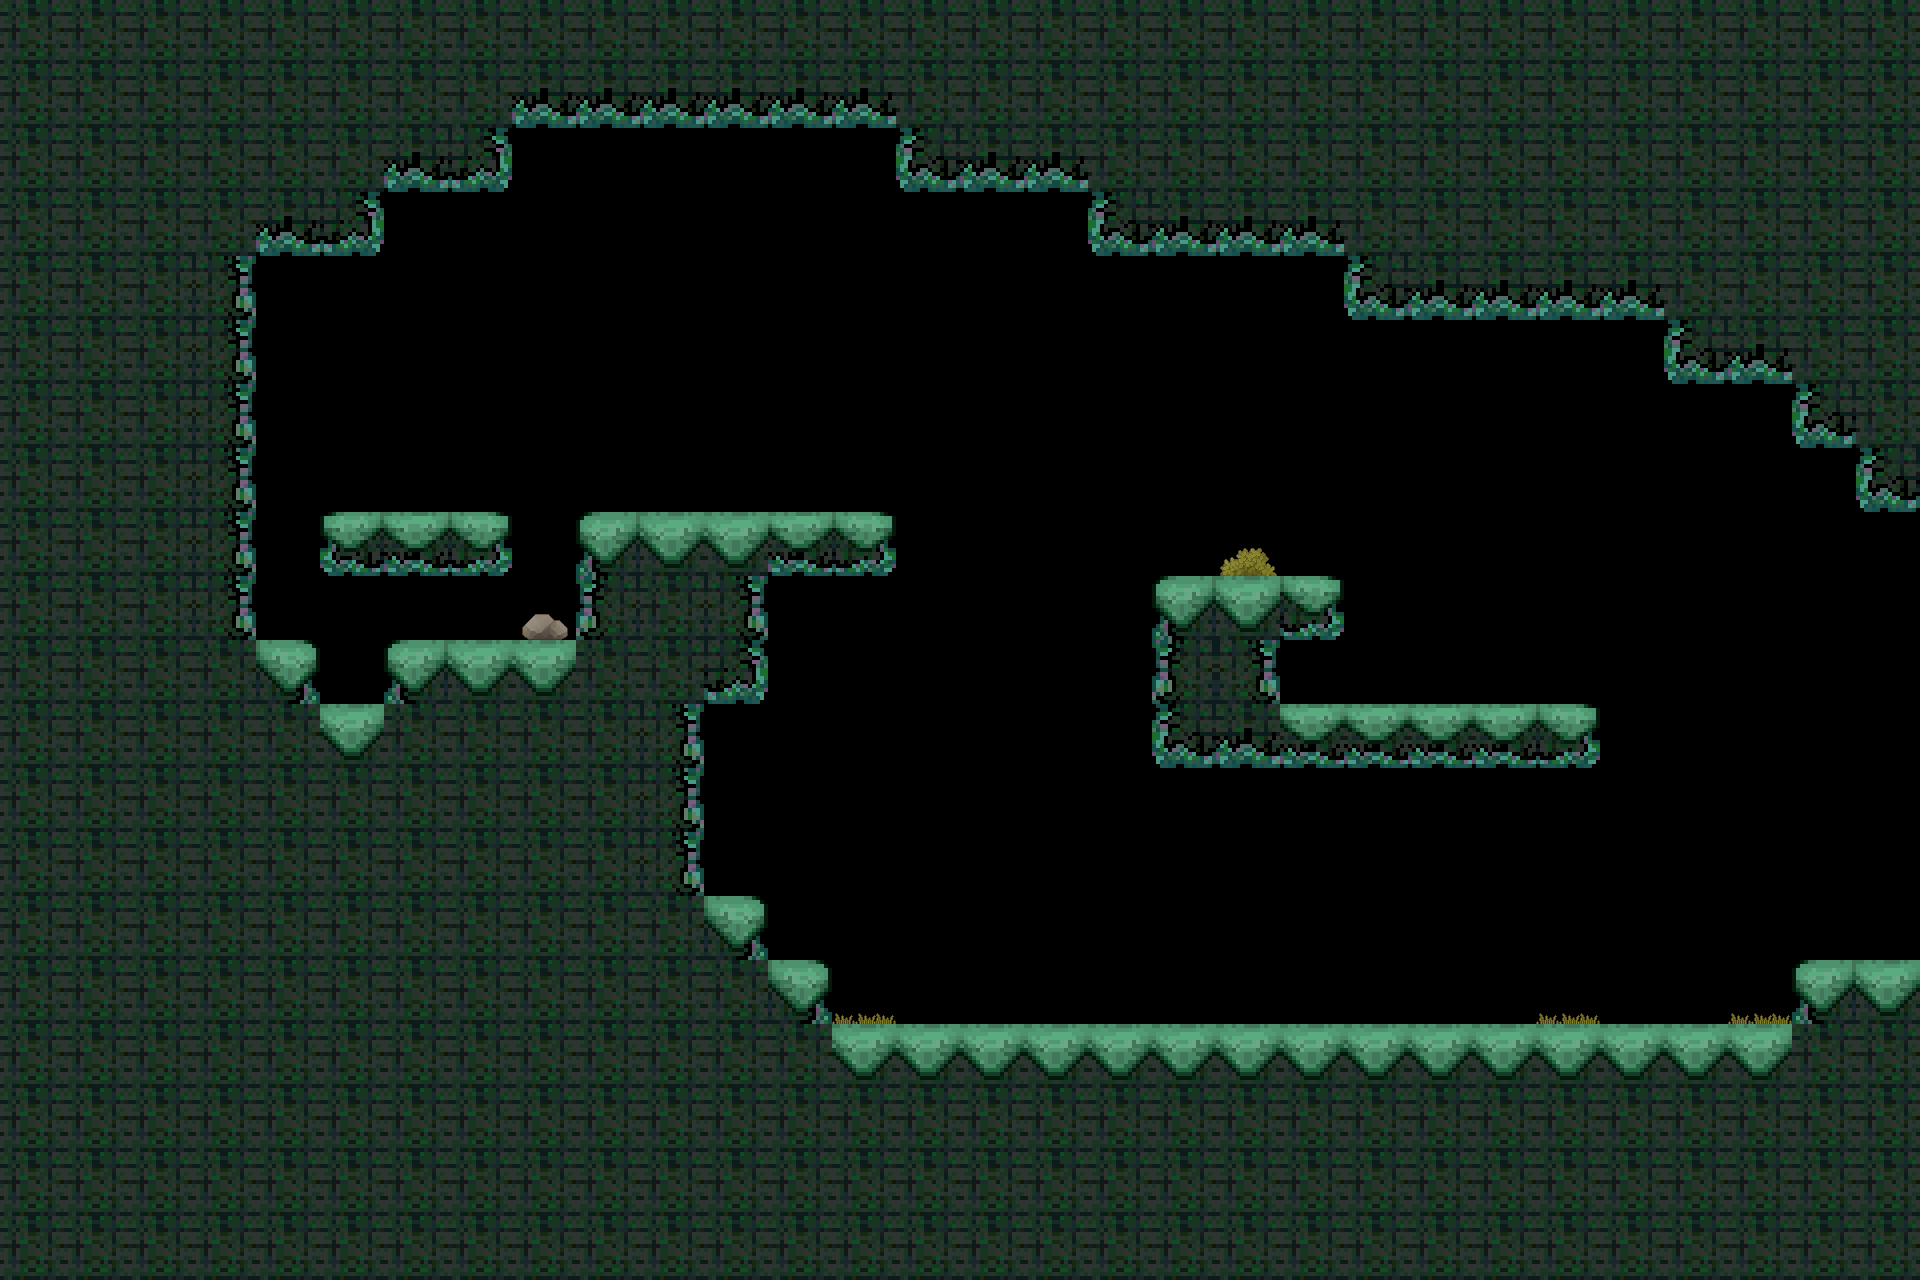

Below is a game level as drawn by its tile map, then a one-line description and the .tmx file that defines it, in full:
An orthogonal 30x20 tile map with 64x64 px tiles, 2 tile layers (tiles, deco), 2 tilesets and 9 objects (E, end).

<map version="1.4" tiledversion="1.4.3" orientation="orthogonal" renderorder="right-down" width="30" height="20" tilewidth="64" tileheight="64" infinite="0" nextlayerid="6" nextobjectid="19">
 <tileset firstgid="1" source="../level0.tsx" />
 <tileset firstgid="17" source="../deco1.tsx" />
 <layer id="1" name="tiles" width="30" height="20">
  <data encoding="csv">
6,6,6,6,6,6,6,6,6,6,6,6,6,6,6,6,6,6,6,6,6,6,6,6,6,6,6,6,6,6,
6,6,6,6,6,6,6,6,10,10,10,10,10,10,6,6,6,6,6,6,6,6,6,6,6,6,6,6,6,6,
6,6,6,6,6,6,10,11,0,0,0,0,0,0,9,10,10,6,6,6,6,6,6,6,6,6,6,6,6,6,
6,6,6,6,10,11,0,0,0,0,0,0,0,0,0,0,0,9,10,10,10,6,6,6,6,6,6,6,6,6,
6,6,6,7,0,0,0,0,0,0,0,0,0,0,0,0,0,0,0,0,0,9,10,10,10,10,6,6,6,6,
6,6,6,7,0,0,0,0,0,0,0,0,0,0,0,0,0,0,0,0,0,0,0,0,0,0,9,10,6,6,
6,6,6,7,0,0,0,0,0,0,0,0,0,0,0,0,0,0,0,0,0,0,0,0,0,0,0,0,9,6,
6,6,6,7,0,0,0,0,0,0,0,0,0,0,0,0,0,0,0,0,0,0,0,0,0,0,0,0,0,9,
6,6,6,7,0,13,14,15,0,1,2,2,14,15,0,0,0,0,0,0,0,0,0,0,0,0,0,0,0,0,
6,6,6,7,0,0,0,0,0,5,6,7,0,0,0,0,0,0,1,2,15,0,0,0,0,0,0,0,0,0,
6,6,6,6,3,0,1,2,2,6,6,11,0,0,0,0,0,0,5,7,0,0,0,0,0,0,0,0,0,0,
6,6,6,6,6,2,6,6,6,6,7,0,0,0,0,0,0,0,9,10,14,14,14,14,15,0,0,0,0,0,
6,6,6,6,6,6,6,6,6,6,7,0,0,0,0,0,0,0,0,0,0,0,0,0,0,0,0,0,0,0,
6,6,6,6,6,6,6,6,6,6,7,0,0,0,0,0,0,0,0,0,0,0,0,0,0,0,0,0,0,0,
6,6,6,6,6,6,6,6,6,6,6,3,0,0,0,0,0,0,0,0,0,0,0,0,0,0,0,0,0,0,
6,6,6,6,6,6,6,6,6,6,6,6,3,0,0,0,0,0,0,0,0,0,0,0,0,0,0,0,1,2,
6,6,6,6,6,6,6,6,6,6,6,6,6,2,2,2,2,2,2,2,2,2,2,2,2,2,2,2,6,6,
6,6,6,6,6,6,6,6,6,6,6,6,6,6,6,6,6,6,6,6,6,6,6,6,6,6,6,6,6,6,
6,6,6,6,6,6,6,6,6,6,6,6,6,6,6,6,6,6,6,6,6,6,6,6,6,6,6,6,6,6,
6,6,6,6,6,6,6,6,6,6,6,6,6,6,6,6,6,6,6,6,6,6,6,6,6,6,6,6,6,6
</data>
 </layer>
 <layer id="5" name="deco" width="30" height="20">
  <data encoding="csv">
0,0,0,0,0,0,0,0,0,0,0,0,0,0,0,0,0,0,0,0,0,0,0,0,0,0,0,0,0,0,
0,0,0,0,0,0,0,0,0,0,0,0,0,0,0,0,0,0,0,0,0,0,0,0,0,0,0,0,0,0,
0,0,0,0,0,0,0,0,0,0,0,0,0,0,0,0,0,0,0,0,0,0,0,0,0,0,0,0,0,0,
0,0,0,0,0,0,0,0,0,0,0,0,0,0,0,0,0,0,0,0,0,0,0,0,0,0,0,0,0,0,
0,0,0,0,0,0,0,0,0,0,0,0,0,0,0,0,0,0,0,0,0,0,0,0,0,0,0,0,0,0,
0,0,0,0,0,0,0,0,0,0,0,0,0,0,0,0,0,0,0,0,0,0,0,0,0,0,0,0,0,0,
0,0,0,0,0,0,0,0,0,0,0,0,0,0,0,0,0,0,0,0,0,0,0,0,0,0,0,0,0,0,
0,0,0,0,0,0,0,0,0,0,0,0,0,0,0,0,0,0,0,0,0,0,0,0,0,0,0,0,0,0,
0,0,0,0,0,0,0,0,0,0,0,0,0,0,0,0,0,0,0,17,0,0,0,0,0,0,0,0,0,0,
0,0,0,0,0,0,0,0,23,0,0,0,0,0,0,0,0,0,0,0,0,0,0,0,0,0,0,0,0,0,
0,0,0,0,0,0,0,0,0,0,0,0,0,0,0,0,0,0,0,0,0,0,0,0,0,0,0,0,0,0,
0,0,0,0,0,0,0,0,0,0,0,0,0,0,0,0,0,0,0,0,0,0,0,0,0,0,0,0,0,0,
0,0,0,0,0,0,0,0,0,0,0,0,0,0,0,0,0,0,0,0,0,0,0,0,0,0,0,0,0,0,
0,0,0,0,0,0,0,0,0,0,0,0,0,0,0,0,0,0,0,0,0,0,0,0,0,0,0,0,0,0,
0,0,0,0,0,0,0,0,0,0,0,0,0,0,0,0,0,0,0,0,0,0,0,0,0,0,0,0,0,0,
0,0,0,0,0,0,0,0,0,0,0,0,0,32,0,0,0,0,0,0,0,0,0,0,32,0,0,32,0,0,
0,0,0,0,0,0,0,0,0,0,0,0,0,0,0,0,0,0,0,0,0,0,0,0,0,0,0,0,0,0,
0,0,0,0,0,0,0,0,0,0,0,0,0,0,0,0,0,0,0,0,0,0,0,0,0,0,0,0,0,0,
0,0,0,0,0,0,0,0,0,0,0,0,0,0,0,0,0,0,0,0,0,0,0,0,0,0,0,0,0,0,
0,0,0,0,0,0,0,0,0,0,0,0,0,0,0,0,0,0,0,0,0,0,0,0,0,0,0,0,0,0
</data>
 </layer>
 <objectgroup id="3" name="conx">
  <object id="7" name="E" x="1856" y="523.333" width="64" height="406.667" />
 </objectgroup>
 <objectgroup id="4" name="spawns">
  <object id="4" name="end" x="427.185" y="462.337">
   <point />
  </object>
  <object id="8" x="1216" y="512">
   <point />
  </object>
  <object id="9" x="1023.48" y="950.067">
   <point />
  </object>
  <object id="11" x="757.895" y="444.804">
   <point />
  </object>
 </objectgroup>
 <objectgroup id="2" name="collision">
  <object id="1" x="0" y="0">
   <polygon points="0,0 1920,0 1920,512 1856,512 1856,448 1792,448 1792,384 1664,384 1664,320 1344,320 1344,256 1088,256 1088,192 896,192 896,128 512,128 512,192 384,192 384,256 256,256 256,640 320,640 320,704 384,704 384,640 576,640 576,512 896,512 896,576 768,576 768,704 704,704 704,896 768,896 768,960 832,960 832,1024 1792,1024 1792,960 1920,960 1920,1280 0,1280" />
  </object>
  <object id="2" x="320" y="512">
   <polygon points="0,0 192,0 192,64 0,64" />
  </object>
  <object id="3" x="1152" y="576">
   <polygon points="0,0 192,0 192,64 128,64 128,128 448,128 448,192 0,192" />
  </object>
  <object id="18" x="32" y="32">
   <polygon points="0,0 0,1216 1856,1216 1856,0" />
  </object>
 </objectgroup>
</map>
